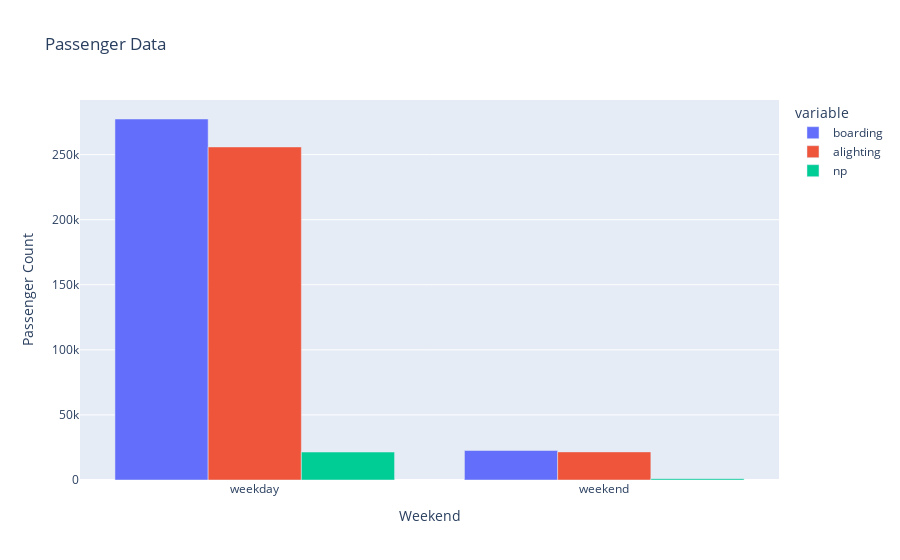

Notebook code cell kept with this figure:
### Code cell
import pandas as pd
import plotly.express as px

# Assuming you have a DataFrame named 'cap'

# Calculate the difference between boarding and alighting
cap['np'] = cap['boarding'] - cap['alighting']

# Convert timestamp to date
cap['date'] = pd.to_datetime(cap['timestamp']).dt.date

# Group by weekend and day of the week, and sum boarding, alighting, and np
grouped = cap.groupby(['weekend'])[['boarding', 'alighting', 'np']].sum().reset_index()

# Create a bar plot using Plotly
fig = px.bar(grouped, x='weekend', y=['boarding', 'alighting', 'np'],
             labels={'weekend': 'Weekend', 'value': 'Passenger Count'},
             title="Passenger Data",
             barmode='group')

fig.update_layout(xaxis={'categoryorder': 'total descending'})

fig.show()

### Figure 1 — Plotly figure (JSON) as saved in the notebook; plotly's stock layout.template omitted (floating-point values rounded to 4 significant figures)
{"data": [{"alignmentgroup": "True", "hovertemplate": "variable=boarding<br>Weekend=%{x}<br>Passenger Count=%{y}<extra></extra>", "legendgroup": "boarding", "marker": {"color": "#636efa", "pattern": {"shape": ""}}, "name": "boarding", "offsetgroup": "boarding", "orientation": "v", "showlegend": true, "textposition": "auto", "type": "bar", "x": ["weekday", "weekend"], "xaxis": "x", "y": [277364, 22640], "yaxis": "y"}, {"alignmentgroup": "True", "hovertemplate": "variable=alighting<br>Weekend=%{x}<br>Passenger Count=%{y}<extra></extra>", "legendgroup": "alighting", "marker": {"color": "#EF553B", "pattern": {"shape": ""}}, "name": "alighting", "offsetgroup": "alighting", "orientation": "v", "showlegend": true, "textposition": "auto", "type": "bar", "x": ["weekday", "weekend"], "xaxis": "x", "y": [255901, 21591], "yaxis": "y"}, {"alignmentgroup": "True", "hovertemplate": "variable=np<br>Weekend=%{x}<br>Passenger Count=%{y}<extra></extra>", "legendgroup": "np", "marker": {"color": "#00cc96", "pattern": {"shape": ""}}, "name": "np", "offsetgroup": "np", "orientation": "v", "showlegend": true, "textposition": "auto", "type": "bar", "x": ["weekday", "weekend"], "xaxis": "x", "y": [21463, 1049], "yaxis": "y"}], "layout": {"barmode": "group", "legend": {"title": {"text": "variable"}, "tracegroupgap": 0}, "title": {"text": "Passenger Data"}, "xaxis": {"anchor": "y", "categoryorder": "total descending", "domain": [0, 1], "title": {"text": "Weekend"}}, "yaxis": {"anchor": "x", "domain": [0, 1], "title": {"text": "Passenger Count"}}}}
